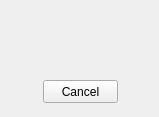
<?xml version="1.0" encoding="UTF-8"?>
<ui version="4.0">
 <class>SyncDataProgressDialog</class>
 <widget class="QWidget" name="SyncDataProgressDialog">
  <property name="geometry">
   <rect>
    <x>0</x>
    <y>0</y>
    <width>159</width>
    <height>117</height>
   </rect>
  </property>
  <property name="windowTitle">
   <string>SyncDataProgressDialog</string>
  </property>
  <widget class="QPushButton" name="cancelButton">
   <property name="geometry">
    <rect>
     <x>43</x>
     <y>80</y>
     <width>75</width>
     <height>23</height>
    </rect>
   </property>
   <property name="text">
    <string>Cancel</string>
   </property>
  </widget>
  <widget class="QLabel" name="labelAnimation">
   <property name="geometry">
    <rect>
     <x>25</x>
     <y>20</y>
     <width>111</width>
     <height>51</height>
    </rect>
   </property>
   <property name="text">
    <string/>
   </property>
  </widget>
 </widget>
 <layoutdefault spacing="6" margin="11"/>
 <resources/>
 <connections>
  <connection>
   <sender>cancelButton</sender>
   <signal>clicked()</signal>
   <receiver>SyncDataProgressDialog</receiver>
   <slot>onCancel()</slot>
   <hints>
    <hint type="sourcelabel">
     <x>70</x>
     <y>97</y>
    </hint>
    <hint type="destinationlabel">
     <x>68</x>
     <y>58</y>
    </hint>
   </hints>
  </connection>
 </connections>
 <slots>
  <slot>onCancel()</slot>
 </slots>
</ui>
